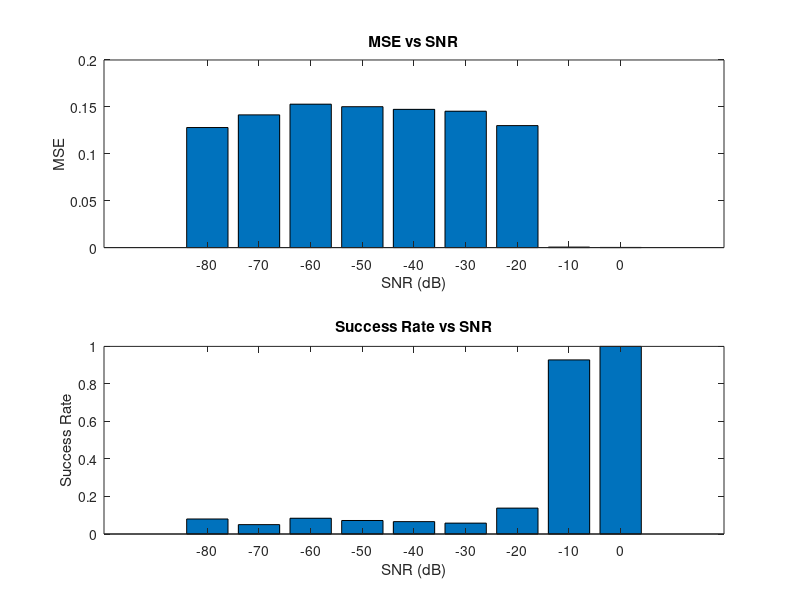

Here is the MATLAB script that generated this plot:
clc;
clear;
close all;

% Set parameters
fs = 50000; % Sampling frequency in Hz
f0 = 1000; % Initial frequency in Hz
k = 12000; % Frequency modulation rate
tmin = 0; % Signal start time in seconds
tmax = 0.1; % Signal duration in seconds
Ts = 1/fs; % Sampling period
t = tmin:Ts:tmax-Ts; % Time vector

% Generate a chirp signal
X = cos(2*pi*(f0*t + 0.5*k*t.^2));

% Initialize variables
N = 500; % Number of independent runs
K = 0; % Number of successful detections
MSE_total = 0; % Cumulative Mean Squared Error (MSE)
SNR_range = -80:10:0; % Range of Signal-to-Noise Ratios (SNR) in dB
% Storage for results
MSE_results = zeros(size(SNR_range));
success_rate_results = zeros(size(SNR_range));

% Loop to test different SNRs
for snr_idx = 1:length(SNR_range)
    snr_db = SNR_range(snr_idx);
    snr = 10^(snr_db/10); % Calculate the signal-to-noise ratio
    K = 0;
    MSE_total = 0;
    % Add noise
    Ps = mean(X.^2); % Average power of the signal
    sigma_n2 = Ps / snr; % Noise power
    sigma = sqrt(sigma_n2);

    for k = 1:N
        % Random delay time between 0.11s and 1s
        start_time = 0.01;
        delay = start_time + (1 - 0.11) * rand;
        t_s = tmax + delay;

        % Generate the received signal with noise
        y = [zeros(1, round(delay*fs)), X, zeros(1, round((1-t_s)*fs))];
        y = y + sigma * randn(size(y));
            
        % Define window size and step
        window_duration = 0.1; % Window duration is 0.1 seconds
        window_size = round(window_duration * fs); % Calculate window size based on the sampling rate
        overlap_step = round(window_size / 2); % Calculate overlap step as half of the window size
        
        % Initialize max power and corresponding time index
        max_power = 0;
        
        % Slide window over the signal
        for start_idx = 1:overlap_step:(length(y) - window_size + 1)
            % Extract signal segment
            signal_seg = y(start_idx:(start_idx + window_size - 1));
            
            % Calculate periodogram and frequencies
            [Pxx, ~] = periodogram(signal_seg, [], [], fs);
            
            % Calculate the power of the current signal segment
            current_power = sum(Pxx(:));
            
            % Update max power and corresponding time index
            if current_power > max_power
                max_power = current_power;
                event_time_idx = (start_idx + window_size - 1);
            end
        end

        t_e = event_time_idx / fs; 
        % Calculate the error (end time)
        mse = (t_e - t_s)^2;
        MSE_total = MSE_total + mse;
        
        % Check if detection is successful
        if abs(t_e - t_s) < 0.03
            K = K + 1;
        end
    end
    
    % Calculate MSE and success rate for the current SNR
    MSE_results(snr_idx) = MSE_total / N;
    success_rate_results(snr_idx) = K / N;
end

% Display results
fprintf('SNR Range: ');
disp(SNR_range);
fprintf('MSE Results: ');
disp(MSE_results);
fprintf('Success Rate Results: ');
disp(success_rate_results);

% Plot the results
figure;
subplot(2,1,1);
bar(SNR_range, MSE_results);
title('MSE vs SNR');
xlabel('SNR (dB)');
ylabel('MSE');

subplot(2,1,2);
bar(SNR_range, success_rate_results);
title('Success Rate vs SNR');
xlabel('SNR (dB)');
ylabel('Success Rate');